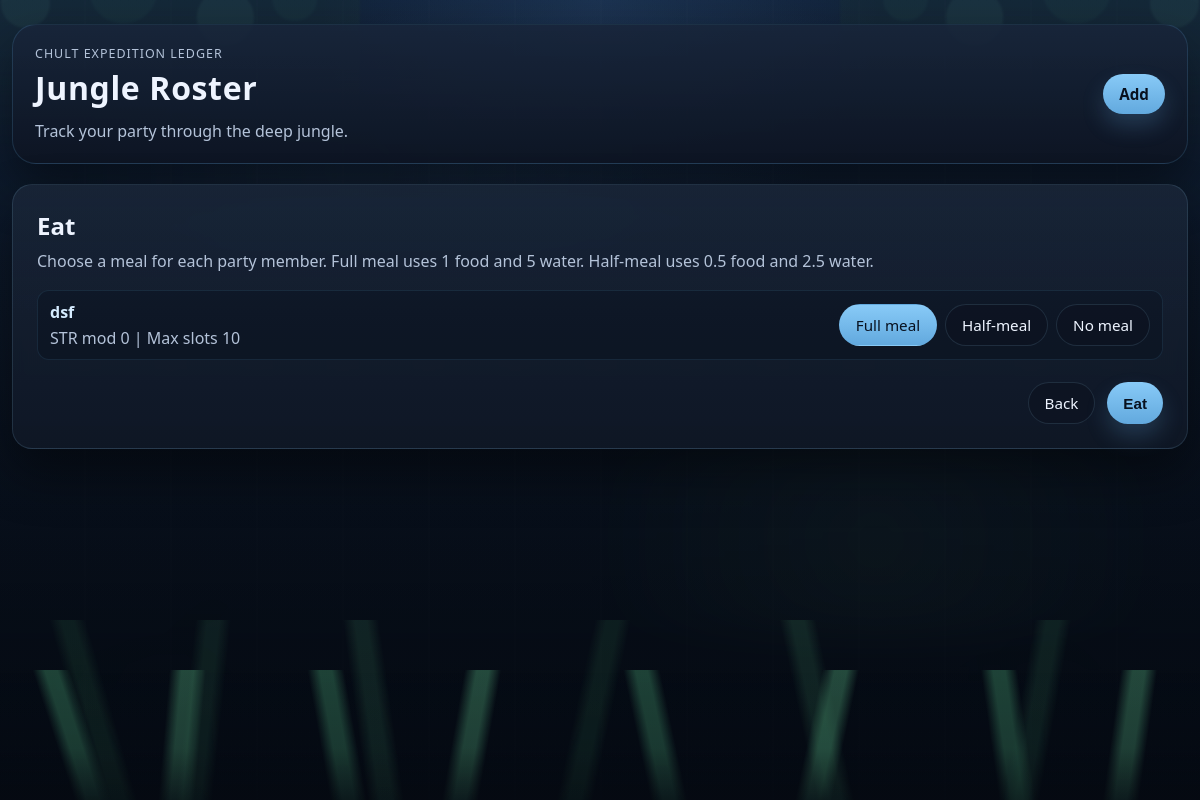
/eat, run on the app's committed database.
### tables this page shows
CREATE TABLE members (
            id INTEGER PRIMARY KEY AUTOINCREMENT,
            name TEXT NOT NULL,
            str_mod INTEGER NOT NULL DEFAULT 0,
            max_slots INTEGER NOT NULL DEFAULT 0,
            used_slots INTEGER NOT NULL DEFAULT 0,
            card_color TEXT NOT NULL DEFAULT 'dark-blue'
        );

### app.py (the view)
@app.route("/eat")
def eat_page() -> str:
    members = get_members_with_capacity()
    return render_template("eat.html", members=members)

### app.py (called while the page is built)
def get_db() -> sqlite3.Connection:
    if "db" not in g:
        g.db = sqlite3.connect(DATABASE)
        g.db.row_factory = sqlite3.Row
        g.db.execute("PRAGMA foreign_keys = ON")
    return g.db

def get_member_extra_slots(member_id: int) -> list[sqlite3.Row]:
    return get_db().execute(
        """
        SELECT id, name, amount
        FROM extra_slots
        WHERE member_id = ?
        ORDER BY id
        """,
        (member_id,),
    ).fetchall()

def overload_limit(max_slots: int) -> int:
    return max_slots // 2

### templates/eat.html (shortened to what this page needs)
{% extends "base.html" %}
{% block content %}
  <section class="form-panel eat-panel">
    <div class="panel-heading">
      <h2>Eat</h2>
      <p>Choose a meal for each party member. Full meal uses 1 food and 5 water. Half-meal uses 0.5 food and 2.5 water.</p>
    </div>
    <form class="eat-form" method="post" action="{{ url_for('apply_meals') }}">
      <div class="meal-list">
        {% for member in members %}
          <div class="meal-row">
            <div class="meal-member">
              <strong>{{ member["name"] }}</strong>
              <span>STR mod {{ member["str_mod"] }} | Max slots {{ member["max_slots"] }}</span>
            </div>
            <div class="meal-toggle-group">
              <label>
                <span>Full meal</span>
              </label>
              <label>
                <span>Half-meal</span>
              </label>
              <label>
                <span>No meal</span>
              </label>
            </div>
          </div>
        {% else %}
          <p class="muted-text">No party members to feed yet.</p>
        {% endfor %}
      </div>
      <div class="form-actions">
        <a class="ghost-button" href="{{ url_for('index') }}">Back</a>
        <button class="primary-button" type="submit">Eat</button>
      </div>
    </form>
  </section>
{% endblock %}

### static/styles.css (style rules this page uses)
:root { color-scheme: dark; --bg: #08111f; --panel: rgba(16, 24, 38, 0.9); --panel-alt: rgba(24, 36, 56, 0.88); --border: rgba(118, 165, 193, 0.18); --text: #eef4ff; --muted: #b4c3d9; --accent: #62a9de; --accent-strong: #88caf7; --success: #59c36a; --success-strong: #7ae18c; --warning: #d6b24b; --warning-panel: rgba(64, 53, 14, 0.72); --danger: #e08973; --shadow: 0 24px 50px rgba(0, 0, 0, 0.42); }
* { box-sizing: border-box; }
body { position: relative; margin: 0; min-height: 100vh; font-family: "Segoe UI", Tahoma, Geneva, Verdana, sans-serif; background: radial-gradient(circle at top, rgba(85, 143, 212, 0.18), transparent 28%), linear-gradient(180deg, #14263f 0%, #0b1524 54%, #050a12 100%); color: var(--text); overflow-x: hidden; }
body::before { content: ""; position: fixed; inset: 0; background: linear-gradient(rgba(7, 16, 29, 0.14), rgba(5, 10, 18, 0.64)), repeating-linear-gradient( 90deg, transparent 0, transparent 84px, rgba(255, 255, 255, 0.015) 85px, transparent 86px ); pointer-events: none; z-index: 0; }
a, button, select { transition: opacity 0.2s ease, transform 0.2s ease, background-color 0.2s ease; }
h1, h2, h3, p { margin: 0; }
.primary-button, .ghost-button, .actions a, .actions button, .quick-actions button, .resource-add-form button, .remove-row-button, .loot-item-actions button, .meal-toggle-group span { border: 0; border-radius: 999px; padding: 10px 16px; font-size: 0.95rem; cursor: pointer; text-decoration: none; }
.primary-button { background: linear-gradient(180deg, var(--accent-strong), var(--accent)); color: #08111f; font-weight: 700; box-shadow: 0 12px 22px rgba(98, 169, 222, 0.22); }
.ghost-button, .quick-actions button, .resource-add-form button { background: rgba(13, 20, 34, 0.78); border: 1px solid var(--border); color: var(--text); }
.member-card, .form-panel, .empty-state { background: linear-gradient(180deg, rgba(39, 67, 60, 0.06), transparent 50%), linear-gradient(180deg, var(--panel-alt), var(--panel)); border: 1px solid var(--border); border-radius: 20px; box-shadow: var(--shadow); backdrop-filter: blur(6px); }
.summary-stats, .resource-list, .extra-slot-summary, .loot-list, .meal-list { display: grid; gap: 10px; }
.summary-stat, .extra-slot-item, .resource-row, .meal-row { display: flex; justify-content: space-between; gap: 12px; padding: 10px 12px; border: 1px solid rgba(98, 169, 222, 0.12); border-radius: 12px; background: rgba(7, 13, 24, 0.28); color: var(--muted); }
.summary-stat, .resource-row, .loot-item-row, .meal-row { align-items: center; }
.summary-stat strong, .extra-slot-item strong, .slot-pill strong, .meal-member strong { color: #d5ecff; }
.quick-actions, .loot-item-actions, .meal-toggle-group { display: flex; align-items: center; gap: 8px; }
.muted-text, .meal-member span { color: var(--muted); }
.form-panel, .empty-state { padding: 24px; }
.panel-heading { margin-bottom: 18px; }
.panel-heading p, .empty-state p { margin-top: 8px; color: var(--muted); }
.member-form, .eat-form { display: grid; gap: 14px; }
.meal-member { display: grid; gap: 4px; }
.meal-toggle-group label { cursor: pointer; }
.meal-toggle-group span { display: inline-block; background: rgba(13, 20, 34, 0.78); border: 1px solid var(--border); color: var(--text); }
.meal-toggle-group input:checked + span { background: linear-gradient(180deg, var(--accent-strong), var(--accent)); color: #08111f; border-color: transparent; }
.form-actions { display: flex; justify-content: flex-end; gap: 12px; margin-top: 8px; }

### data on the page
members: name "dsf", str_mod "0", max_slots "10"
